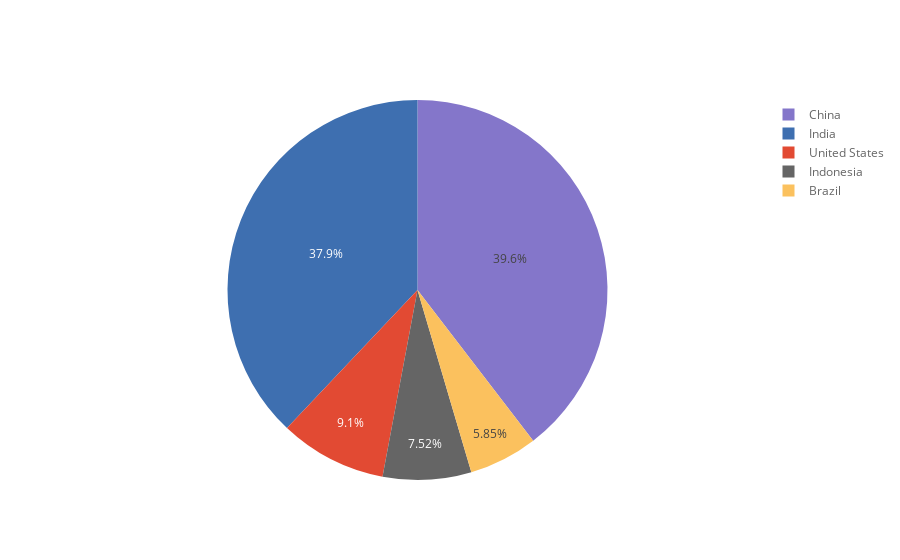

The notebook cell saved with this chart:
### Code cell
df_pivot_2020.iplot(kind='pie', values='2020', labels='country')

### Figure 1 — Plotly figure (JSON) as saved in the notebook; plotly's stock layout.template omitted (floating-point values rounded to 4 significant figures)
{"data": [{"labels": ["United States", "India", "China", "Indonesia", "Brazil"], "marker": {"colors": ["rgba(226, 74, 51, 1.0)", "rgba(62, 111, 176, 1.0)", "rgba(132, 118, 202, 1.0)", "rgba(101, 101, 101, 1.0)", "rgba(251, 193, 94, 1.0)"]}, "name": "", "type": "pie", "values": [331002651, 1380004385, 1439323776, 273523615, 212559417]}], "layout": {"legend": {"bgcolor": "#FFFFFF", "font": {"color": "#666666"}}, "paper_bgcolor": "#FFFFFF", "plot_bgcolor": "#E5E5E5", "titlefont": {"color": "#151516"}}}
